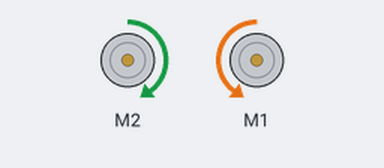
A sketch run on a simulated Arduino Uno, built with avr-gcc and run on an emulated ATmega328P. Parts: 2 × DC motor (green arrow = forward, orange = backward, longer = faster).

Above: at 1.1 s.
At 4.1 s:
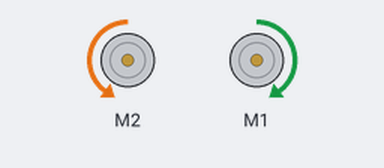
At 9.1 s:
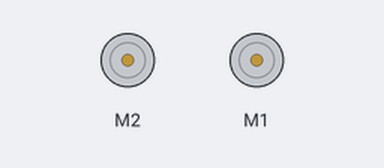
Timing chart, 0 to 10.6 s (numbered marks = the images above):
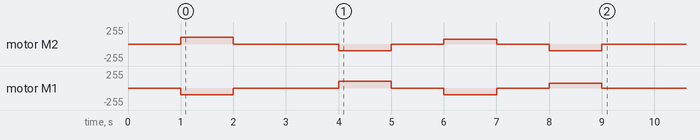

Measured:
- by itself, motor M2: stopped → forward 100/255 at 1.0 s, → stopped 1.0 s later, → backward 100/255 2.0 s later, → stopped 1.0 s later, … (8 changes in this stretch)
- by itself, motor M1: stopped → backward 100/255 at 1.0 s, → stopped 1.0 s later, → forward 100/255 2.0 s later, → stopped 1.0 s later, … (8 changes in this stretch)

The sketch:

movement_mbot.ino
```cpp
#include <MeMCore.h>
#include <Arduino.h>
#include <Wire.h>
#include <SoftwareSerial.h>

MeDCMotor motore_destra(10);
MeDCMotor motore_sinistra(9);

void avanti(int velocita) {
   delay(1000);
   motore_destra.run(velocita);
   motore_sinistra.run(-velocita);
}


void indietro(int velocita) {
   delay(1000);
   motore_destra.run(-velocita);
   motore_sinistra.run(velocita);
}

void indietro_destra(int velocita, float angolo) {
   delay(1000);
   motore_destra.run(int(-velocita*angolo));
   motore_sinistra.run(velocita);
}

void avanti_destra(int velocita, float angolo) {
   delay(1000);
   motore_destra.run(int(velocita*angolo));
   motore_sinistra.run(-velocita);
}

void indietro_sinistra(int velocita, float angolo) {
   delay(1000);
   motore_destra.run(-velocita);
   motore_sinistra.run(int(velocita*angolo));
}

void avanti_sinistra(int velocita, float angolo) {
   delay(1000);
   motore_destra.run(velocita);
   motore_sinistra.run(int(-velocita*angolo));
}
void stop() {
   motore_destra.run(0);
   motore_sinistra.run(0);
}

void setup() {
   int velocita = 100;
   avanti(velocita);
   delay(1000);
   stop();
   delay(1000);
   indietro(velocita);
   delay(1000);
   stop();
   avanti_destra(velocita,0.7);
   delay(1000);
   stop();
   indietro_sinistra(velocita,0.7);
   delay(1000);
   stop();
}

void loop() {

}
```
